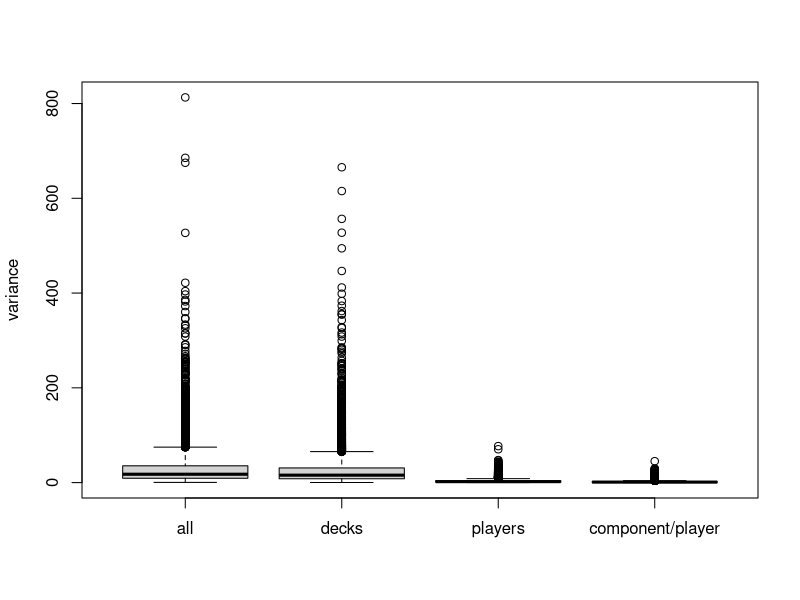
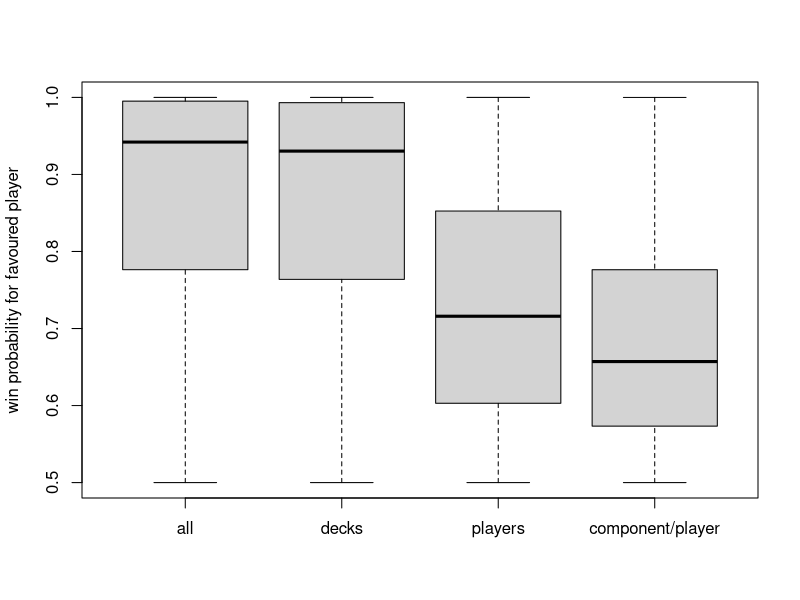
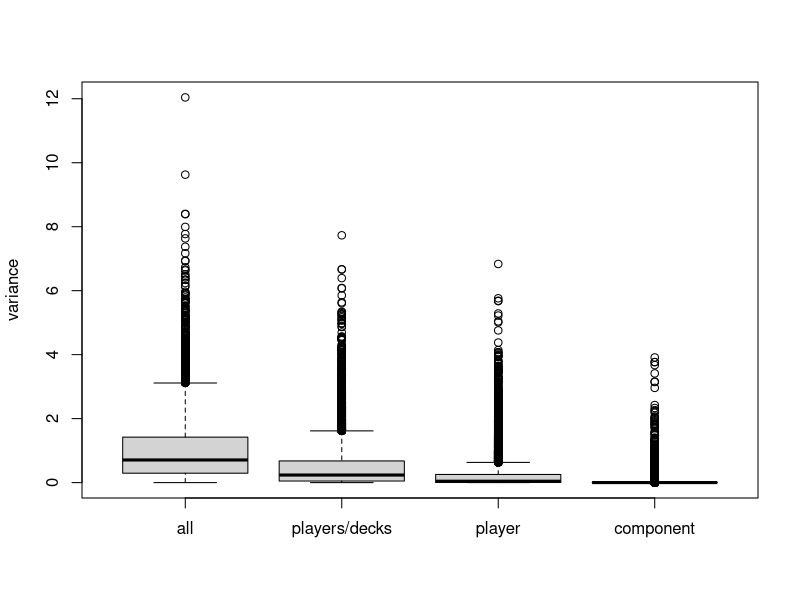
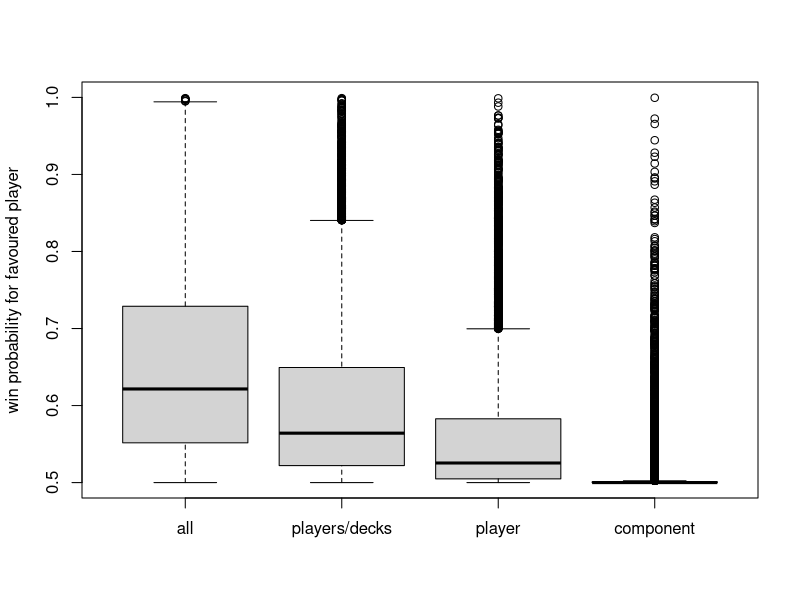
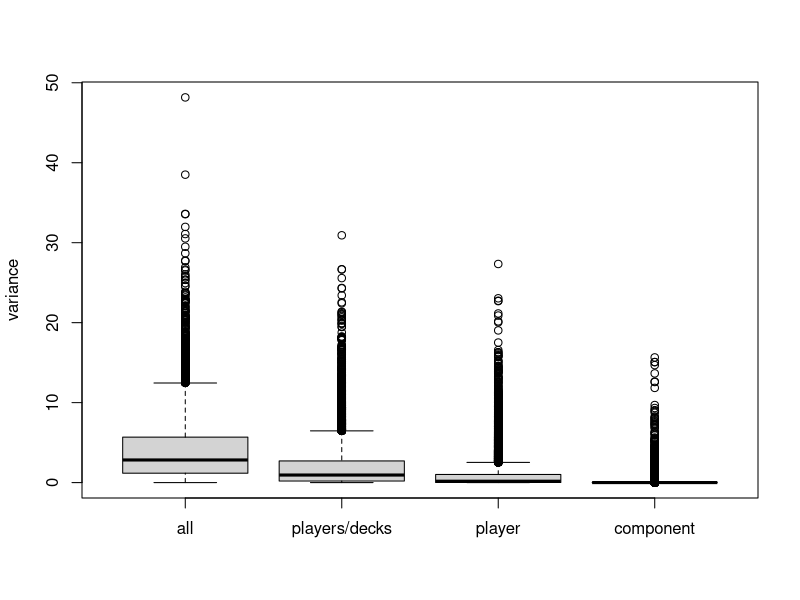
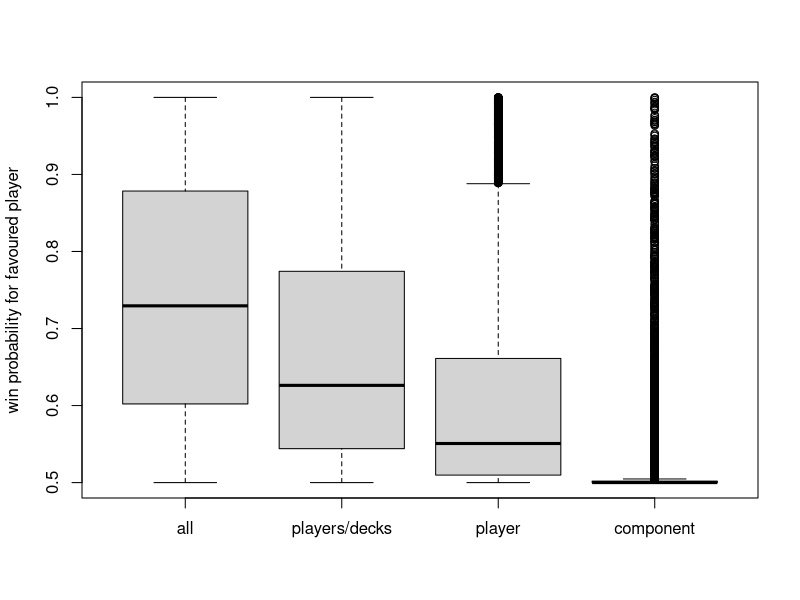
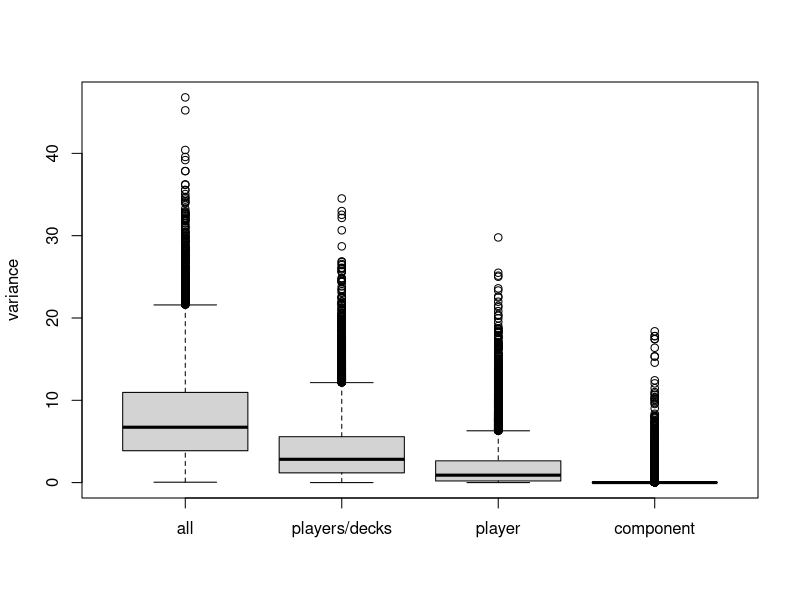
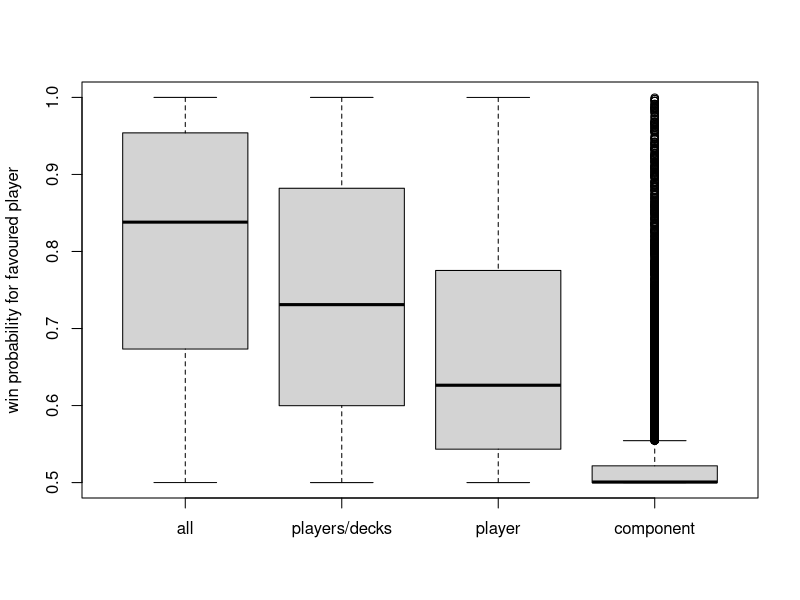

Reproduce these figures in R, in order.
## ---- chunk 1
lognormal_matchups <- function(sd) {
  set.seed(1)
  var_samples <- as.data.frame(vapply(c(all = 18, decks = 16, players = 2, `component/player` = 1), 
                                      function(scale) scale*rlnorm(10000, 0, sd)^2, numeric(10000)))
  std_samples <- rnorm(10000)
  list(var = var_samples, prob = 1/(1 + exp(-sqrt(var_samples)*abs(std_samples))))
}
gamma_matchup <- function(alpha, beta) {
  set.seed(1)
  var_samples <- as.data.frame(vapply(c(all = alpha, `players/decks` = alpha/2, player = alpha/4, component = alpha/32), 
                                      function(x) rgamma(10000, x, beta), numeric(10000)))
  std_samples <- rnorm(10000)
  list(var = var_samples, prob = 1/(1 + exp(-sqrt(var_samples)*abs(std_samples))))
}
show <- function(samples, log = FALSE) {
  boxplot(samples$var, log = ifelse(log, "y", ""), ylab = "variance")
  boxplot(samples$prob, ylim = c(1/2, 1), ylab = "win probability for favoured player")
  t(simplify2array(lapply(samples$prob, quantile, c(0.005, 0.025, 0.25, 0.75, 0.975, 0.995))))
}
## ---- chunk 2
show(lognormal_matchups(1/2))
## ---- chunk 3
show(gamma_matchup(1, 1))
## ---- chunk 4
show(gamma_matchup(1, 1/4))
## ---- chunk 5
show(gamma_matchup(2, 1/4))
## ---- chunk 6
show(gamma_matchup(64, 8))
## ---- chunk 7
show(gamma_matchup(48, 6))
## ---- chunk 8

